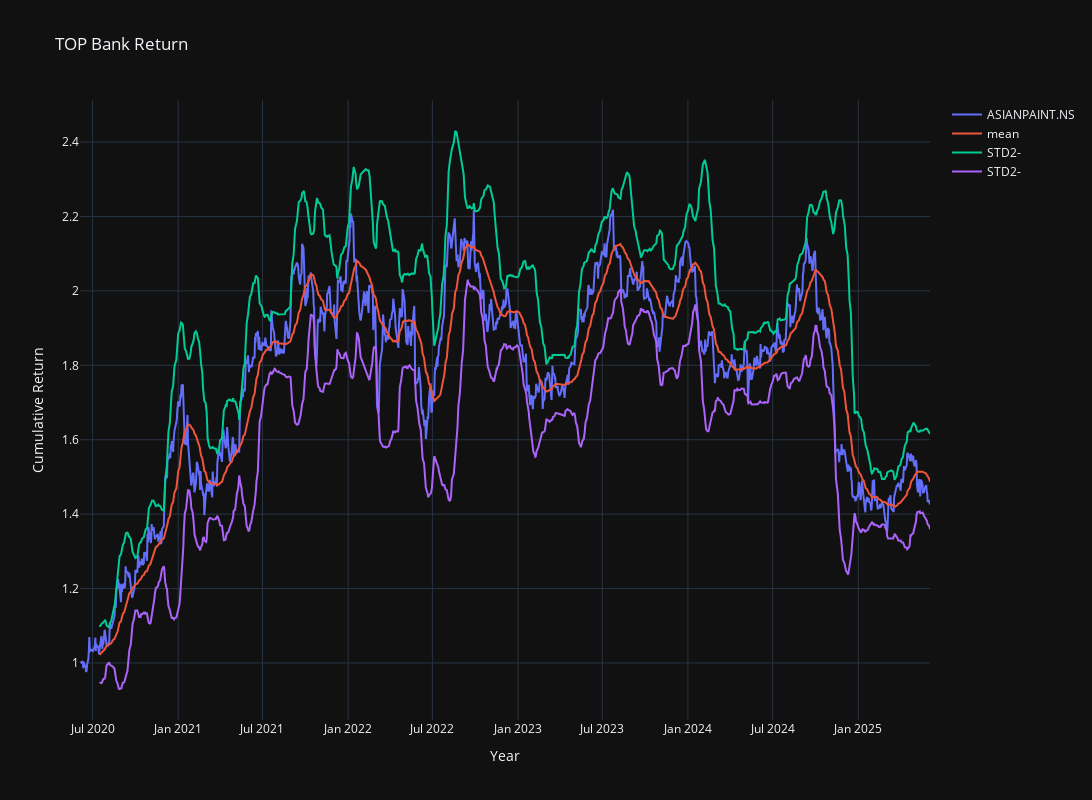

The notebook cell saved with this chart:
### Code cell
# Create a line chart
import plotly.graph_objects as go
fig = go.Figure()

# Add multiple lines (traces) to the figure
for key in data:
    fig.add_trace(go.Scatter(
        x=data[key].index,
        y=data[key]['cum_rtn'],
        # y1=data[key]['r_mean'],
        mode='lines',  # Set the mode to 'lines' for a line chart
        name=key# Use the name for each line from the dictionary
    ))

for key in data:
    fig.add_trace(go.Scatter(
        x=data[key].index,
        # y=data[key]['cum_rtn'],
        y=data[key]['r_mean'],
        mode='lines',  # Set the mode to 'lines' for a line chart
        name='mean'# Use the name for each line from the dictionary
    ))

for key in data:
    fig.add_trace(go.Scatter(
        x=data[key].index,
        # y=data[key]['cum_rtn'],
        y=data[key]['r_std2+'],
        mode='lines',  # Set the mode to 'lines' for a line chart
        name='STD2-'# Use the name for each line from the dictionary
    ))
for key in data:
    fig.add_trace(go.Scatter(
        x=data[key].index,
        # y=data[key]['cum_rtn'],
        y=data[key]['r_std2-'],
        mode='lines',  # Set the mode to 'lines' for a line chart
        name='STD2-'# Use the name for each line from the dictionary
    ))   
# Customize the layout
fig.update_layout(
    title="TOP Bank Return",
    xaxis_title="Year",
    yaxis_title="Cumulative Return",
    autosize=False,
    width=1100,
    height=800,
    template='plotly_dark'
)

# Show the plot
fig.show()

### Figure 1 — Plotly figure (JSON) as saved in the notebook; plotly's stock layout.template omitted (floating-point values rounded to 4 significant figures; data arrays with more than 128 entries replaced by an {"elided": "..."} marker saying what was removed)
{"data": [{"mode": "lines", "name": "ASIANPAINT.NS", "type": "scatter", "x": {"elided": "1240 str values"}, "y": {"elided": "1240 float values"}}, {"mode": "lines", "name": "mean", "type": "scatter", "x": {"elided": "1240 str values"}, "y": {"elided": "1240 float values"}}, {"mode": "lines", "name": "STD2-", "type": "scatter", "x": {"elided": "1240 str values"}, "y": {"elided": "1240 float values"}}, {"mode": "lines", "name": "STD2-", "type": "scatter", "x": {"elided": "1240 str values"}, "y": {"elided": "1240 float values"}}], "layout": {"autosize": false, "height": 800, "title": {"text": "TOP Bank Return"}, "width": 1100, "xaxis": {"autorange": true, "range": ["2020-06-04", "2025-06-04"], "title": {"text": "Year"}, "type": "date"}, "yaxis": {"autorange": true, "range": [0.8468, 2.513], "title": {"text": "Cumulative Return"}, "type": "linear"}}}
